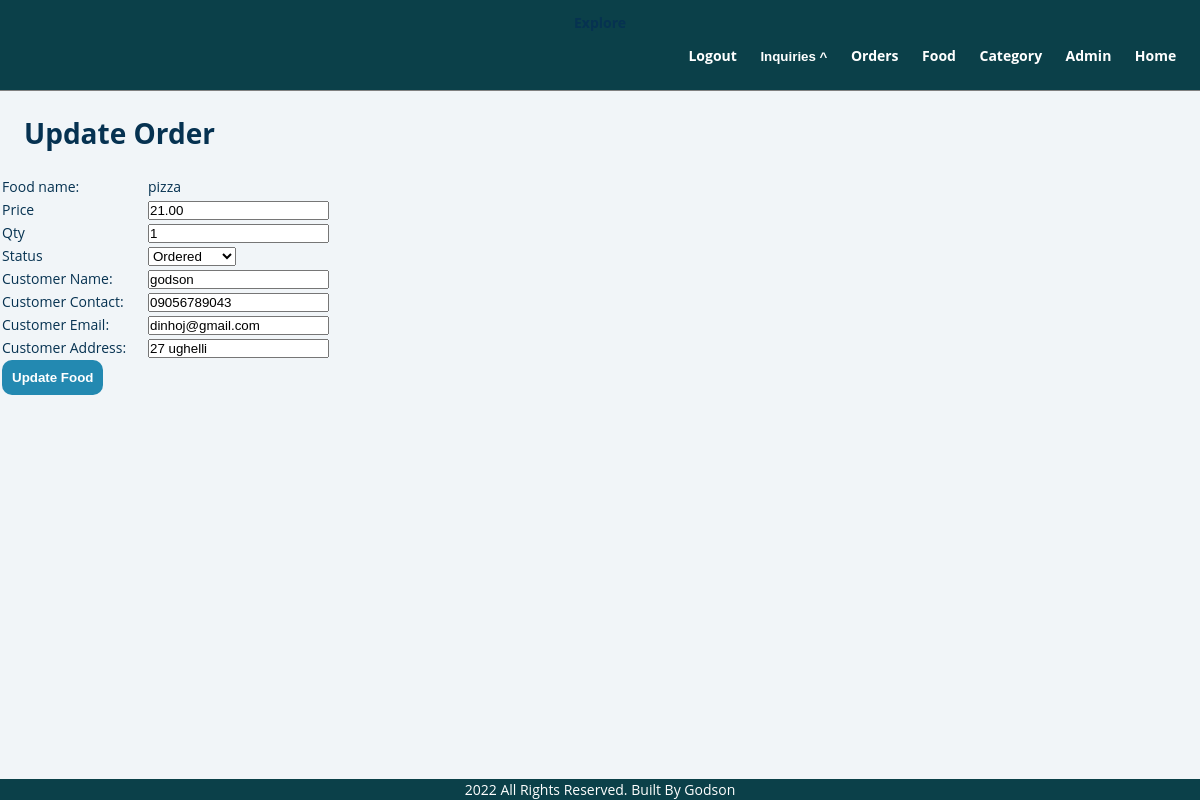
Screenshot of /admin/old-update-order.php?id=1 (signed in) with the database file from the repository.
### tables this page shows
CREATE TABLE `tbl_order` (
  `id` int(10) UNSIGNED NOT NULL,
  `food` varchar(255) NOT NULL,
  `price` decimal(10,2) NOT NULL,
  `qty` int(11) NOT NULL,
  `total` decimal(10,2) NOT NULL,
  `order_date` datetime NOT NULL,
  `status` varchar(50) NOT NULL,
  `customer_name` varchar(150) NOT NULL,
  `customer_contact` varchar(50) NOT NULL,
  `customer_email` varchar(150) NOT NULL,
  `customer_address` varchar(255) NOT NULL,
  `random_id` varchar(25) NOT NULL
);

### admin/old-update-order.php (the view, shortened to what this page needs)
<?php  include_once "./partials/header.php" ?>
<div class="main-content">
    <div class="wrapper">
        <h1 class="h1-title">Update Order</h1>
        <?php
        if(isset($_GET['id'])){
            $id = $_GET['id'];
            $sql = "SELECT * FROM tbl_order WHERE id = '$id' ";
            $res = mysqli_query($conn, $sql);
            $count = mysqli_num_rows($res);
            if($count == 1){
                $row = mysqli_fetch_assoc($res);
                $food = $row['food'];
                $price = $row['price'];
                $qty = $row['qty'];
                $status = $row['status'];
                $customer_name = $row['customer_name'];
                $customer_contact = $row['customer_contact'];
                $customer_email = $row['customer_email'];
                $customer_address = $row['customer_address'];
            }else{
            }
        }else{
            header('location:'.SITEURL.'admin/manage-food.php');
        }
        ?>
        <form action="" method="post">
            <table class="tbl-30">
                <tr>
                    <td>Food name:</td>
                    <td><?php echo $food; ?></td>
                </tr>
                <tr>
                    <td>Price</td>
                    <td><input type="number" name="price" id="" value="<?php echo $price; ?>"></td>
                </tr>
                <tr>
                    <td>Qty</td>
                    <td><input type="number" name="qty" id="" value="<?php echo $qty; ?>"></td>
                </tr>
                <tr>
                    <td>Status</td>
                    <td>
                        <select name="status" id="">
                            <option <?php if($status == "ordered"){ echo "selected";}?> value="ordered">Ordered</option>
                        </select>
                    </td>
                </tr>
                <tr>
                    <td>Customer Name:</td>
                    <td><input type="text" name="customer_name" id="" value="<?php echo $customer_name; ?>"></td>
                </tr>
                <tr>
                    <td>Customer Contact:</td>
                    <td><input type="text" name="customer_contact" id="" value="<?php echo $customer_contact; ?>"></td>
                </tr>
                <tr>
                    <td>Customer Email:</td>
                    <td><input type="text" name="customer_email" id="" value="<?php echo $customer_email; ?>"></td>
                </tr>
                <tr>
                    <td>Customer Address:</td>
                    <td><input type="text" name="customer_address" id="" value="<?php echo $customer_address; ?>"></td>
                </tr>
                <tr>
                    <td><input type="submit" name="submit" value="Update Food" class="btn-secondary"></td>
                </tr>
            </table>
        </form>
    </div>
</div>
<?php  include_once "./partials/footer.php" ?>

### css/admin.css (style rules this page uses)
* { margin: 0; padding: 0; -webkit-box-sizing: border-box; box-sizing: border-box; text-decoration: none; }
body { width: 100%; font-family: 'Open Sans', sans-serif; background: hsl(210, 36%, 96%); color: hsl(205, 86%, 17%); line-height: 1.5; font-size: 0.875rem; margin-top: 7rem; }
input[type='submit'] { outline: none; border: none; padding: 10px; }
.h1-title { margin-left: 1.5rem; margin-bottom: 20px; }
.btn-secondary { background-color: #2389b1; color: white; padding: 5px; border-radius: 10px; font-weight: bold; -webkit-transition: 0.5s linear; -o-transition: 0.5s linear; transition: 0.5s linear; }
.tbl-30 { width: 30%; }
table tr td { margin-bottom: 5px; }
@media screen and (min-width: 768px) { body { width: 100vw; overflow-x: hidden; } }

### rows the page displays
tbl_order: food "pizza", price "21.00", qty "1", customer_name "godson", customer_contact "09056789043", customer_email "dinhoj@gmail.com", customer_address "27 ughelli"
